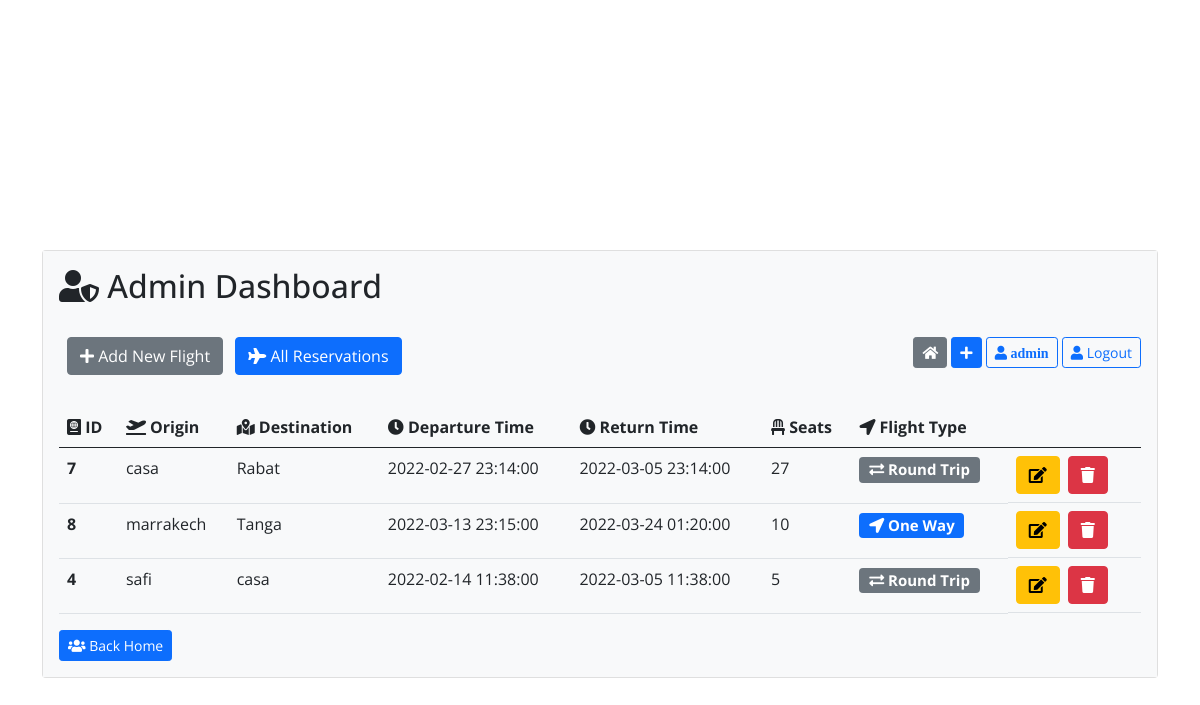
The page /dashadmin (signed in) on the database its author committed.
### tables this page shows
CREATE TABLE IF NOT EXISTS `flight` (
  `id` int NOT NULL AUTO_INCREMENT,
  `origin` varchar(255) NOT NULL,
  `destination` varchar(255) NOT NULL,
  `dep_time` datetime NOT NULL,
  `return_time` datetime DEFAULT NULL,
  `seats` int NOT NULL,
  `flighttype` varchar(25) NOT NULL,
  PRIMARY KEY (`id`)
);

### controllers/HomeController.php (called while the page is built)
<?php
class HomeController{
    public function index($page){
        include('views/'.$page.'.php');
    }
}
?>

### autoload.php (called while the page is built, shortened)
<?php
function autoload($class_name){
    $array_paths = array(
        'database/',
        'classes/',
        'models/',
        'controllers/',
    );
    $parts = explode('\\',$class_name);
    $name = array_pop($parts);
    foreach($array_paths as $path){
        $file = sprintf($path.'%s.php',$name);
    }
}
?>

### database/DB.php (called while the page is built)
<?php
class DB{
    static public function connect(){
        $db = new PDO("mysql:host=localhost;dbname=mvc","root","");
        $db->exec("set names utf8");
        $db->setAttribute(PDO::ATTR_ERRMODE,PDO::ERRMODE_WARNING);
        return $db;
    }
}

### models/flight.php (called while the page is built, shortened)
<?php
class Flight
{
    static public function getAll()
    {
        $stmt = DB::connect()->prepare('SELECT * FROM flight');
        $stmt->execute();
        return $stmt->fetchAll();
    }
}

### controllers/FlightController.php (called while the page is built, shortened)
<?php
class FlightController{
    public function getAllflights(){
        $flights = Flight::getAll();
        return $flights;
    }
}

### views/dashadmin.php (the view, shortened to what this page needs)
<?php
if (isset($_POST['find'])) {
    $data = new FlightController();
    $flights = $data->findFlights();
} else {
    $data = new FlightController();
    $flights = $data->getAllFlights();
}
?>
<div class="container">
    <div class="row">
        <div class="card">
            <div class="card-body bg-light">
                    <h2 class="mb-4"><i class="fa fa-user-shield"></i> Admin Dashboard</h2>
                        <a href="<?php echo BASE_URL; ?>add" class="btn btn btn-secondary m-2">
                            <i class="fas fa-plus"></i> Add New Flight
                        </a>
                        <a href="<?php echo BASE_URL;?>allres" title="allres" class="btn btn-primary me-4 float ">
                            <i class="fas fa-plane"></i>
                            All Reservations
                        </a>
                        <div class=" float-end mt-2">
                            <a href="<?php echo BASE_URL;?>dashadmin" class="btn btn-sm btn-secondary mr-2 mb-2">
                                <i class="fas fa-home"></i>
                            </a>
                            <a href="<?php echo BASE_URL; ?>add" class="btn btn-sm btn-primary mr-2 mb-2">
                                <i class="fas fa-plus"></i>
                            </a>
                            <a href="<?php echo BASE_URL;?>" title=""
                                class="btn btn-sm btn-outline-primary mr-2 mb-2">
                                <i class="fas fa-user mr-2"> <?php echo $_SESSION['username'];?></i>
                            </a>
                            <a href="<?php echo BASE_URL;?>logout" title="Logout"
                                class="btn btn-sm btn-outline-primary mb-2   ">
                                <i class="fas fa-user"></i> Logout
                            </a>
                        </div>
                <table class="table table-hover mt-4">
                    <thead>
                        <tr>
                            <th scope="col"><i class="fa fa-passport"></i> ID</th>
                            <th scope="col"><i class="fa fa-plane-departure"></i> Origin</th>
                            <th scope="col"><i class="fa fa-map-marked-alt"></i> Destination</th>
                            <th scope="col"><i class="fa fa-clock"></i> Departure Time</th>
                            <th scope="col"><i class="fa fa-clock"></i> Return Time</th>
                            <th scope="col"><i class="fa fa-chair"></i> Seats</th>
                            <th scope="col"><i class="fa fa-location-arrow"></i> Flight Type</th>
                            <th scope="col"></th>
                        </tr>
                    </thead>
                    <tbody>
                        <?php foreach ($flights as $flight) : ?>
                            <tr>
                                <th scope="row"><?php echo $flight['id']; ?></th>
                                <td><?php echo $flight['origin']; ?></td>
                                <td><?php echo $flight['destination']; ?></td>
                                <td><?php echo $flight['dep_time']; ?></td>
                                <td><?php echo $flight['return_time'] ?></td>
                                <td><?php echo $flight['seats']; ?></td>
                                <td>
                                    <?php echo $flight['flighttype'] == "One Way"
                                        ?
                                        '<h5><span class="badge bg-primary"><i class="fa fa-location-arrow"></i> One Way</span></h5>'
                                        :
                                        '<h5><span class="badge bg-secondary"><i class="fa fa-exchange-alt"></i> Round Trip</span></h5>'
                                    ?>
                                </td>
                                <td class="d-flex flex-row">
                                    <form method="post" class="me-2" action="update">
                                        <button class="btn btn btn-warning"><i class="la la-edit fa fa-edit"></i></button>
                                    </form>
                                    <form method="post" class="me-2" action="delete">
                                        <button class="btn btn btn-danger"><i class="fa fa-trash la la-trash"></i></button>
                                    </form>
                                </td>
                            </tr>
                        <?php endforeach ?>
                    </tbody>
                </table>
                <a href="<?php echo BASE_URL; ?>home" class="btn btn-sm btn-primary" title="Admin gateway"><i class="fa fa-users"></i> Back Home</a>
            </div>
        </div>
    </div>
</div>

### style/style.css (style rules this page uses)
body { font-family: 'Open Sans', sans-serif; }

### views/includes/header.php (style rules this page uses)
body { background-image: url('https://images.unsplash.com/photo-1500835556837-99ac94a94552?ixlib=rb-1.2.1&ixid=MnwxMjA3fDB8MHxwaG90by1wYWdlfHx8fGVufDB8fHx8&auto=format&fit=crop&w=687&q=80'); background-repeat: no-repeat; background-size: cover; }
.container { padding-top: 250px; }
.row { --bs-gutter-x: 0; }
a { color: #fff; }

### rows shown on the page
flight: id "7", origin "casa", destination "Rabat", dep_time "2022-02-27 23:14:00", return_time "2022-03-05 23:14:00", seats "27", flighttype "Round Trip" (drawn)
flight: id "8", origin "marrakech", destination "Tanga", dep_time "2022-03-13 23:15:00", return_time "2022-03-24 01:20:00", seats "10", flighttype "One Way" (drawn)
flight: id "4", origin "safi", destination "casa", dep_time "2022-02-14 11:38:00", return_time "2022-03-05 11:38:00", seats "5", flighttype "Round Trip" (drawn)

### other values the page prints
$_SESSION['username'] "admin"
